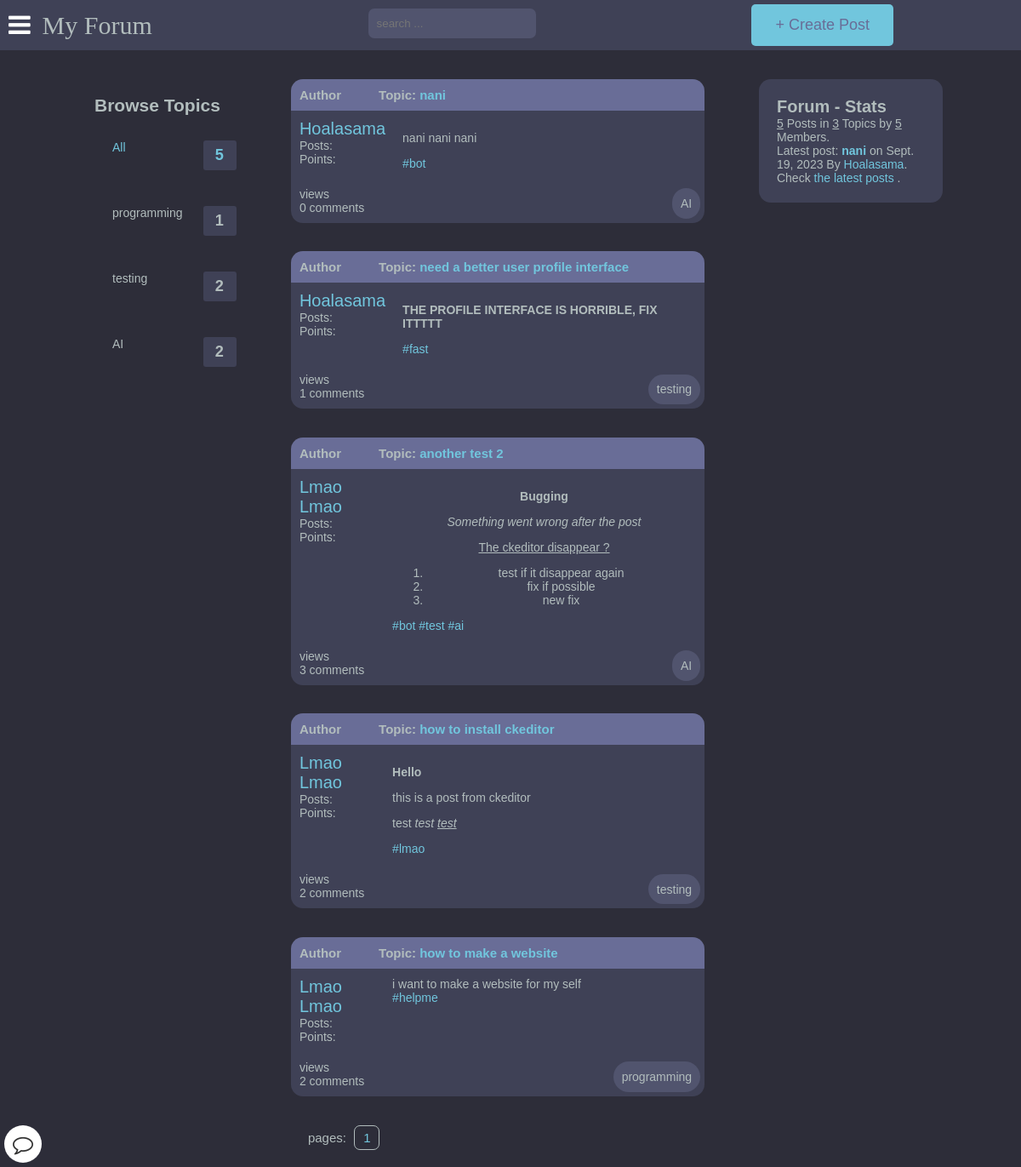
The page / on the database its author committed.
### main/models.py (models this page shows, shortened)
class Category(models.Model):
    title = models.CharField(max_length=50)
    slug = models.SlugField(max_length=400, unique=True, blank=True)
    description = models.TextField(default="description")
    class Meta:
        verbose_name_plural = "categories"
    @property
    def num_posts(self):
        return Post.objects.filter(categories=self).count()

class Post(models.Model):
    title = models.CharField(max_length=400)
    slug = models.SlugField(max_length=400, unique=True, blank=True)
    user = models.ForeignKey(Author, on_delete=models.CASCADE)
    content = HTMLField()
    categories = models.ManyToManyField(Category)
    date = models.DateTimeField(auto_now_add=True)
    approved = models.BooleanField(default=True)
    image = models.ImageField(upload_to='post_images', blank=True, null=True)
    hit_count_generic = GenericRelation(HitCount, object_id_field='object_pk',
        related_query_name='hit_count_generic_relation'
    )
    tags = TaggableManager()
    comments = models.ManyToManyField(Comment, blank=True)
    def get_url(self):
        return reverse("detail", kwargs={
            "slug":self.slug
        })
    class Meta:
        ordering = ['-date']
    @property
    def num_comments(self):
        return self.comments.count()

class Author(models.Model):
    user = models.ForeignKey(User, on_delete=models.CASCADE)
    fullname = models.CharField(max_length=40, blank=True)
    slug = models.SlugField(max_length=400, unique=True, blank=True)
    bio = HTMLField(default='none')
    points = models.IntegerField(default=0)
    email = models.EmailField(unique=False,default="example@gmail.com", validators=[EmailValidator(message="Invalid email format")])
    profile_pic = ResizedImageField(size=[400, 400], quality=100, upload_to="authors", default="defaults/default_profile_pic.jpg", null=True, blank=False)

### register/checkprofile.py (the view)
    def decorated_view_func(request, *args, **kwargs):
        if not check_profile_completion(request.user):
            return redirect('update_profile')
        return view_func(request, *args, **kwargs)

### register/checkprofile.py (called while the page is built)
def profile_completion_required(view_func):
    def check_profile_completion(user):
        if not user.is_authenticated:
            return True
        try:
            author = Author.objects.get(user=user)
            return author.fullname and author.bio
        except Author.DoesNotExist:
            return False
    def decorated_view_func(request, *args, **kwargs):
        if not check_profile_completion(request.user):
            return redirect('update_profile')
        return view_func(request, *args, **kwargs)
    return decorated_view_func

### templates/forums.html (shortened to what this page needs)
{% extends 'base.html' %}
{% load hitcount_tags %}
{% block content %}
    <div class="container">
        <div class="desktop-category">
            {% include 'category.html' %}
        </div>
            <div id="collum2">
            {% for post in posts %}
            <div class="head">
                <div class="authors">Author</div>
                {% if user.is_authenticated %}
                <div class="content">Topic: <a href="{{post.get_url}}">{{post.title}}</a>
                {% else %}
                <div class="content">Topic: <a href="{% url 'signin' %}">{{post.title}}</a>
                {% endif %}
                </div>
            </div>
                <div class="body">
                    <div class="authors">
                        <div class="username"><a href="{% url 'other_profile' post.user.slug %}">{{post.user.fullname|title}}</a></div>
                        <div>Posts: <u>{{comment.user.num_posts}}</u></div>
                        <div>Points: <u>{{comment.user.points}}</u></div>
                    </div>
                    <div class="content">
                        {{post.content|safe}}
                        <div>
                        {% for tag in post.tags.all %}
                            <a href="{% url 'tagged_posts' tag.slug %}">#{{ tag.name }}</a>
                        {% endfor %}
                        </div>
                    </div>
                </div>
                <div class="bottom">
                    <span> {% get_hit_count for post %} views <br> {{post.num_comments}} comments</span>
                    <div class="info-bottom-right">
                        {% for category in post.categories.all %}
                            {{ category.title }}
                        {% endfor %}
                    </div>
                </div>
            {% endfor %}
            {% if posts %}
                <div class="pagination">
                    pages:
                    {% for num_page in posts.paginator.page_range %}
                        {% if num_page == posts.number %}
                            <a href="?page={{ num_page }}&q={{ q }}" class="current-page" style="color: #71c6dd;">{{ num_page }}</a>
                        {% endif %}
                    {% endfor %}
                </div>
            {% endif %}
        </div>
        <div class="forum-info">
            <div class="chart">
                Forum - Stats &nbsp;
            </div>
            <span><u>{{num_posts}}</u> Posts in <u>{{num_categories}}</u> Topics by <u>{{num_users}}</u> Members.</span><br>
            <span>Latest post:
            <b>
                {% if last_post.user.slug %}
                    <a href="{{last_post.get_url}}">{{last_post.title}}</a>
                {% else %}
                    {{ last_post.title }}
                {% endif %}
            </b> on
            {{last_post.date|date}} By
            {% if last_post.user.slug %}
                <a href="{% url 'other_profile' last_post.user.slug %}">{{last_post.user.fullname|title}}</a></span>.<br>
            {% else %}
                {{ last_post.user.fullname|title }}
            {% endif %}
            <span>Check <a href="{% url 'latest_posts' %}">the latest posts</a> .</span><br>
        </div>
    </div>
    {% endblock content %}

### templates/category.html
<div class="category">
    <div class="subforum-description subforum-column">
        <h2>Browse Topics</h2>
    </div>
    <ul class="topics" style="list-style-type: none;">
        <li>
            <a href="{% url 'home' %}" class="active"> All  <span>{{num_posts}}</span></a>
        </li>
        {% for forum in forums %}
        <li>
            <a href="{% url 'home' %}?q={{forum.title}}">{{forum.title}} <span>{{forum.num_posts}}</span></a>
        </li>
        {% endfor %}
    </ul>
</div>

### static/style.css (style rules this page uses)
:root { --color-main: #71c6dd; --color-main-light: #e1f6fb; --color-dark: #3f4156; --color-dark-medium: #51546e; --color-dark-light: #696d97; --color-light: #e5e5e5; --color-gray: #8b8b8b; --color-light-gray: #b2bdbd; --color-bg: #2d2d39; --color-success: #5dd693; --color-error: #fc4b0b; }
* { box-sizing: border-box; }
html { font-size: 14px; font-family: Arial, Helvetica, sans-serif; background-color:var(--color-bg); color:var(--color-light-gray); }
a { display: inline-block; color: var(--color-main); text-decoration: none; }
div { display: block; }
.topics li a { display: flex; justify-content: space-between; margin-bottom: 3rem; font-weight: 500; color: var(--color-light-gray); transition: all 0.3s ease-in-out; }
.topics li a span { padding: 0.5rem 1rem; background-color: var(--color-dark); border-radius: 3px; font-size: 1.3rem; font-weight: 700; letter-spacing: 1px; }
.topics li a.active, .topics li a:hover { color: var(--color-main); }
#collum2 { flex-basis: 45%; }
.container > .forum-info { flex-basis: 20%; background-color: var(--color-dark); border-radius: 1rem; padding: 1.5rem; }
.info-bottom-right { position: absolute; background-color: var(--color-dark-medium); bottom: 0; right: 0; margin: 5px; padding: 0.7rem; border-radius: 5rem; }
.desktop-category { display: block; }
.bottom { display: flex; background-color: var(--color-dark); padding: 10px; position: relative; margin-bottom: 2.4rem; border-bottom-left-radius: 1rem; border-bottom-right-radius: 1rem; }
.container { margin: auto; max-width: 120rem; width: 90%; display: flex; justify-content: space-around; align-items: flex-start; margin-top: 2.4rem; }
.subforum-column { padding: 15px; margin:4px; }
.subforum-description * { margin-block: 0; }
.chart { font-size:20px; font-weight:bold; }
.pagination { padding: 0px 20px 20px 20px; font-size: 15px; }
.pagination a { color: var(--color-light-gray); margin-inline: 5px; padding: 5px 10px; border: solid 0.5px var(--color-light-gray); border-radius: 0.5rem; }
.head { display: flex; background-color: var(--color-dark-light); padding: 10px; font-weight: bold; font-size: 15px; border-top-left-radius: 1rem; border-top-right-radius: 1rem; }
.authors { flex: 20%; }
.content { flex: 80%; }
.body { display: flex; background-color: var(--color-dark); padding: 10px; position: relative; }
.body .authors .username { font-size: 20px; }
body { margin:0px; background-color: var(--color-bg); }

### rows shown on the page
Category: title "programming", num_posts "1"
Category: title "testing", num_posts "2"
Category: title "AI", num_posts "2"
Post: title "nani", user.fullname "Hoalasama", content "nani nani nani", num_comments "0", date "Sept. 19, 2023"
Tag: name "bot"
Post: title "need a better user profile interface", user.fullname "Hoalasama", content "THE PROFILE INTERFACE IS HORRIBLE, FIX ITTTTT", num_comments "1"
Tag: name "fast"
Post: title "another test 2", user.fullname "Lmao Lmao", content "Bugging Something went wrong after the post The ckeditor disappear ? test if it disappear again fix if possible new fix", num_comments "3"
Tag: name "test"
Tag: name "ai"
Post: title "how to install ckeditor", user.fullname "Lmao Lmao", content "Hello this is a post from ckeditor test test test", num_comments "2"
Tag: name "lmao"
Post: title "how to make a website", user.fullname "Lmao Lmao", content "i want to make a website for my self", num_comments "2"
Tag: name "helpme"

### other values the page prints
{{ num_posts }} "5"
{{ num_page }} "1"
{{ num_categories }} "3"
{{ num_users }} "5"
